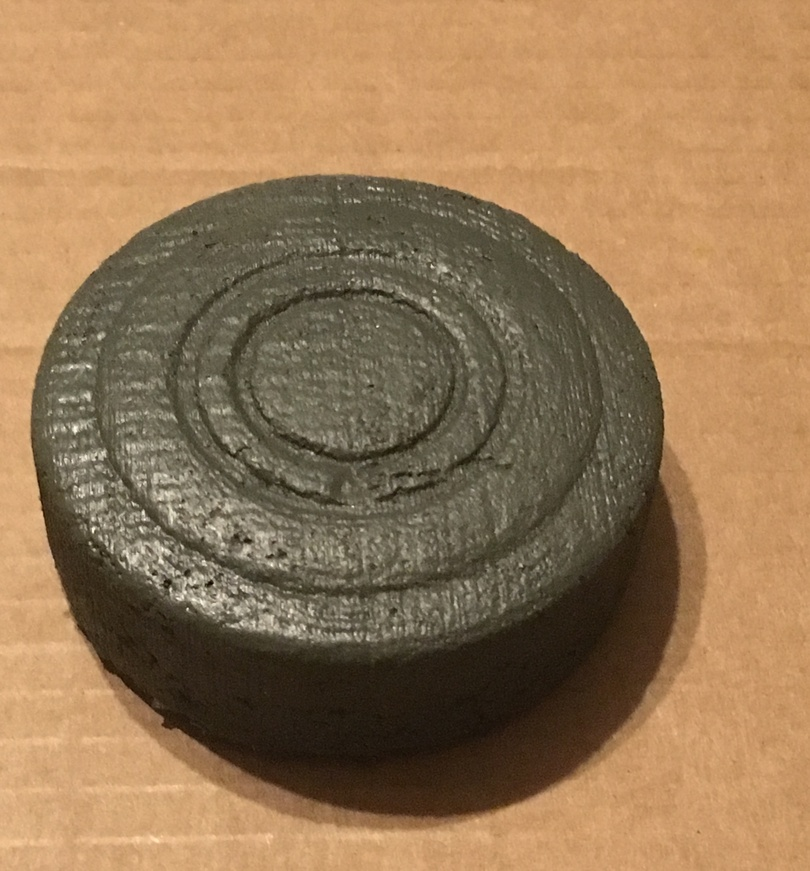
#> input picture ScaleInvarient/Mines/org/IMG_1461.JPG, 810 x 871 px, shrunk from 2046 x 2200 before the run, found by its file name
$ python sift.py
#> lines starting #> are read from the running program, lines starting #| are printed output that depends on the picture
#> further down, image is the input picture: shape (871, 810, 3); mean B, G, R 85.5, 119.7, 149.9
import cv2
import numpy as np
def img_sift(img):
    gray= cv2.cvtColor(img,cv2.COLOR_BGR2GRAY)
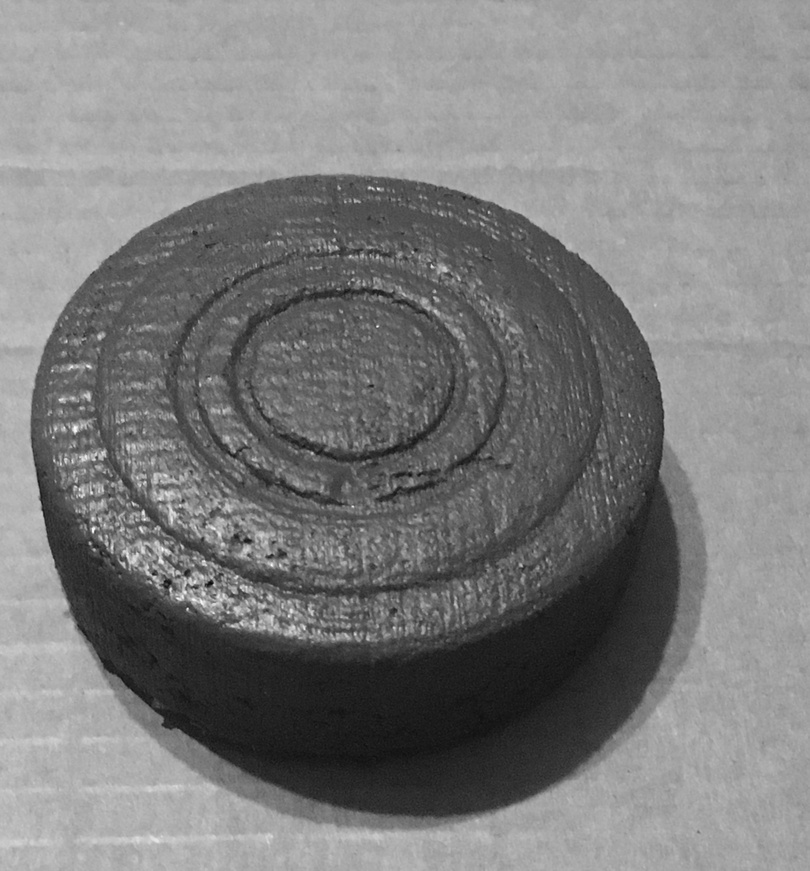
#> gray: shape (871, 810); min 6, max 252, mean 124.7
    close_k = np.ones((20, 20), np.uint8)
    open_k = np.ones((10, 10), np.uint8)
    c = cv2.morphologyEx(gray, cv2.MORPH_CLOSE, close_k)
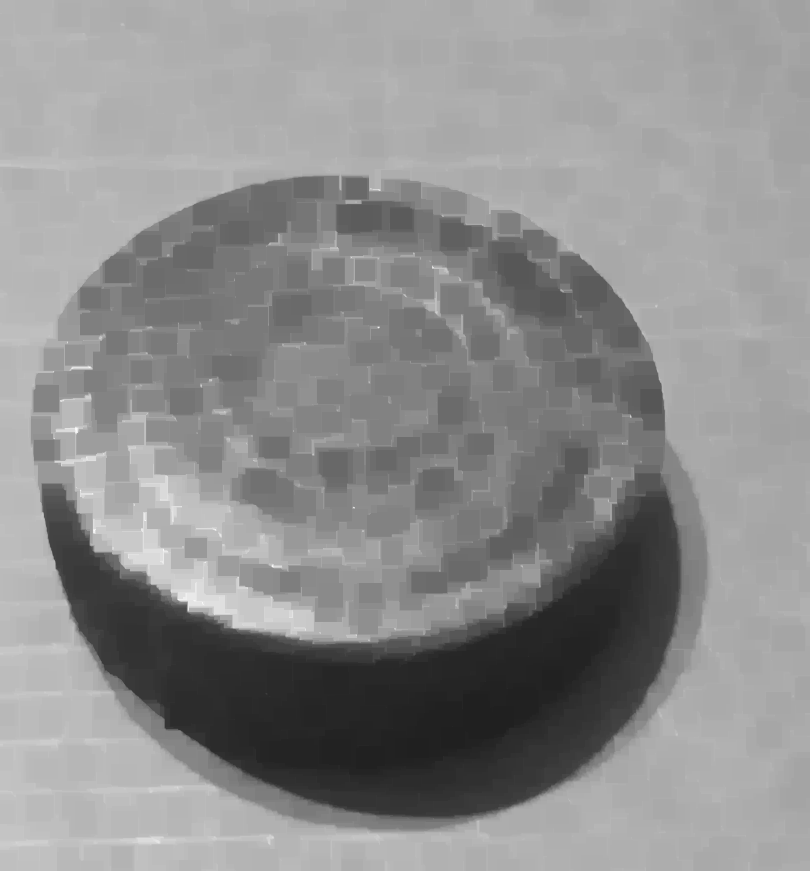
#> c: shape (871, 810); min 32, max 252, mean 141.6
    o = cv2.morphologyEx(c, cv2.MORPH_OPEN, open_k)
    gauss = cv2.GaussianBlur(o, (7, 7), 15)
    sift = cv2.xfeatures2d.SIFT_create()
    kp = sift.detect(gray,None)
#> kp = 3577 keypoints; strongest (x, y, size): (93, 529, 3.1), (378, 189, 1.9), (432, 266, 2), (143, 512, 2.6)
    img=cv2.drawKeypoints(gray,kp,cv2.imwrite('sift_keypoints.jpg',img))
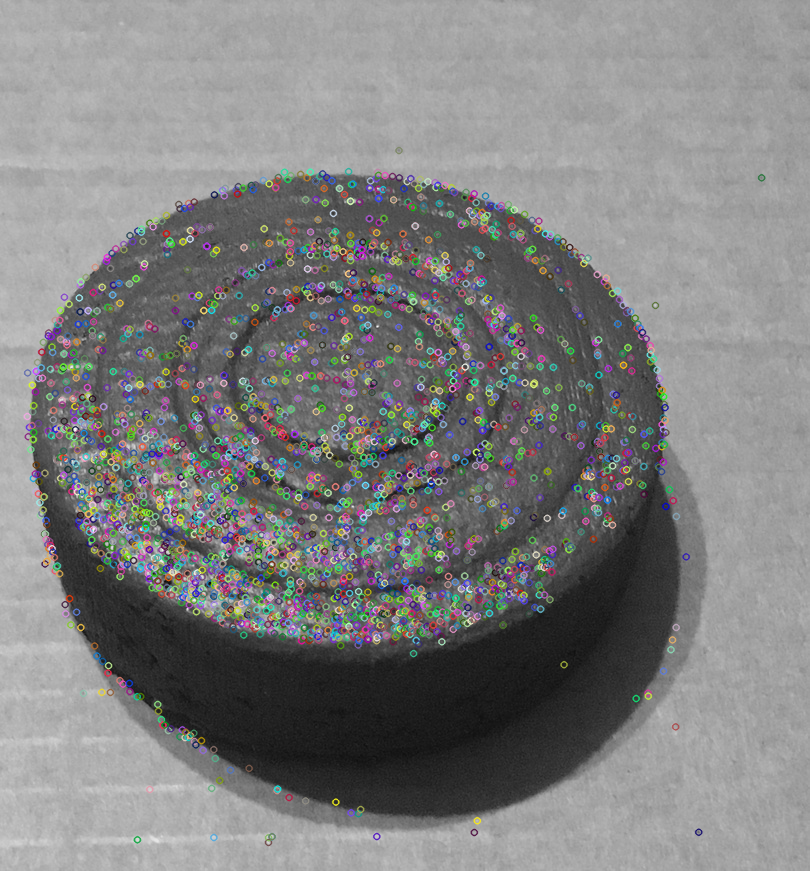
#> img: shape (871, 810, 3); mean B, G, R 126.6, 126.7, 126.6
    cv2.imwrite('sift_keypoints.jpg',img)
    img=cv2.drawKeypoints(gray,kp,cv2.imwrite('sift_keypoints.jpg',img),flags=cv2.DRAW_MATCHES_FLAGS_DRAW_RICH_KEYPOINTS)
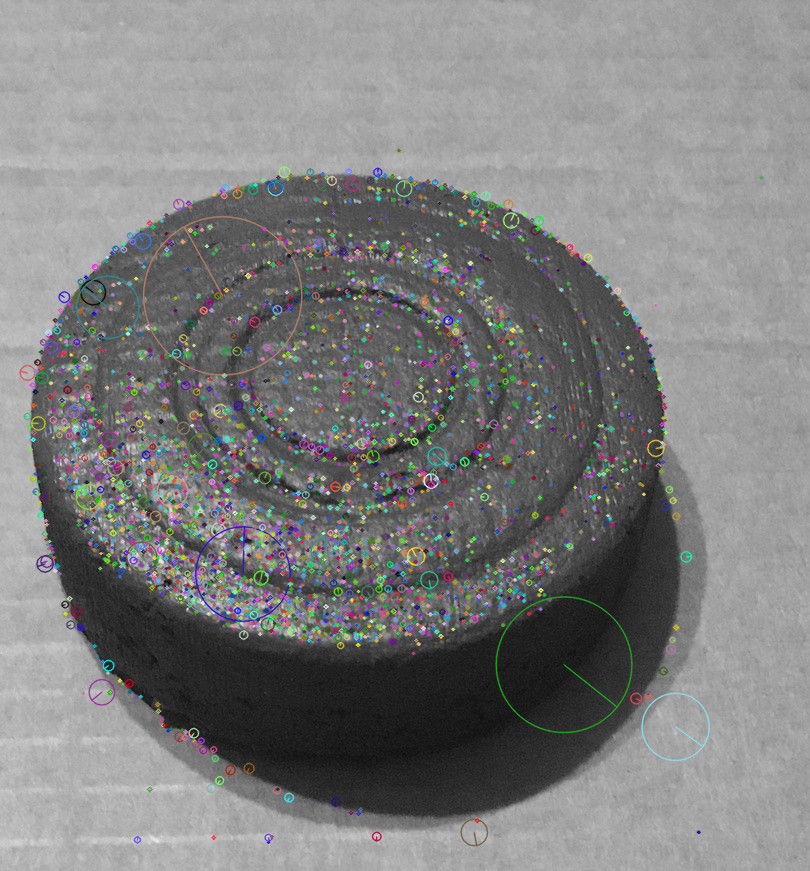
#> img: shape (871, 810, 3); mean B, G, R 125.7, 126, 125.7
    cv2.imwrite('/mnt/114e4710-77b7-4a37-a8f6-0177deea301b/Pictures/Thesis/Mines/SiftPoints/sift_keypoints8.jpg',img)

if __name__ == '__main__':
    image = cv2.imread('/Mines/org/IMG_1461.JPG', cv2.IMREAD_ANYCOLOR)
    img_sift(image)
